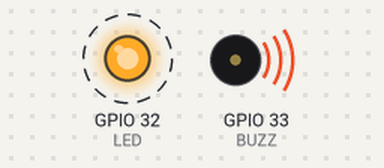
The sketch below on a simulated ESP32. On the bench: output pins drawn as LEDs (lit = HIGH), buzzer (waves = sounding, pin HIGH). Dashed ring = blinking. Storage starts empty; what the sketch prints to the serial monitor is not drawn.

Above: at 0.08 s.
Timing chart, 0 to 3.0 s (numbered marks = the images above):
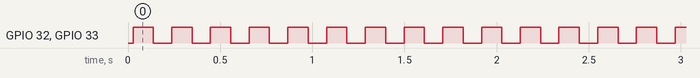

The sketch:

sd_driver.ino
```cpp
#include <SPI.h>    // incluye libreria interfaz SPI
#include <SD.h>     // incluye libreria para tarjetas SD

#define SSpin 5    // Slave Select en pin digital 10
#define LED 32 //Se indica el pin para el LED indicador
#define BUZZ 33 //Se indica el pin para el Buzzer indicador

float i,j = 0;
String datos_almacenados = "";
String datos_leidos = "";

File archivo;     // objeto archivo del tipo File
int archivo_num;

void sdInit();
void sdWrite(float mpu, float bme, String state);

void setup() {

  Serial.begin(9600);       // inicializa monitor serie a 9600 bps
  while(!Serial);

  sdInit();

  pinMode(LED, OUTPUT);
  pinMode(BUZZ, OUTPUT);
}

void loop() {

  digitalWrite(LED, HIGH);
  digitalWrite(BUZZ, HIGH);
  i++;
  j++;
  String estado = "Plataforma";
  sdWrite(i,j,estado);
  delay(100);
  digitalWrite(LED, LOW);
  digitalWrite(BUZZ, LOW);
  delay(100);
}

void sdInit(){
	bool aux;
  //Inicialización de la tarjeta SD
  if (!SD.begin(SSpin)) {     // inicializacion de tarjeta SD
    Serial.println("Fallo en inicializacion");// si falla se muestra texto correspondiente y
    return;         // se sale del setup() para finalizar el programa
  }
  Serial.println("Tarjeta inicializada");

  aux=true;
  while(aux){
  if (SD.exists("/flight "+(String)archivo_num+".txt"))
  {
    archivo_num++;
  }else{
    SD.open("/flight " +(String)archivo_num+ ".txt", FILE_WRITE);
    Serial.println("Archivo creado: ");
    Serial.println("/flight "+(String)archivo_num+".txt");
    aux=false;
    }
  }
}

void sdWrite(float mpu, float bme, String state){
  //Escritura en el archivo
  archivo = SD.open("/flight " +(String)archivo_num+ ".txt", FILE_APPEND);
  if(!archivo){
    Serial.println("Error al abrir el archivo");
    return;
  }
  datos_leidos = String(mpu) + ", " + String(bme) + ", " + state;
  archivo.println(datos_leidos);
  archivo.close();
}
```

Measured:
- by itself, GPIO 32 (LED), GPIO 33 (BUZZ): alternates HIGH for 0.11 s and LOW for 0.10 s
